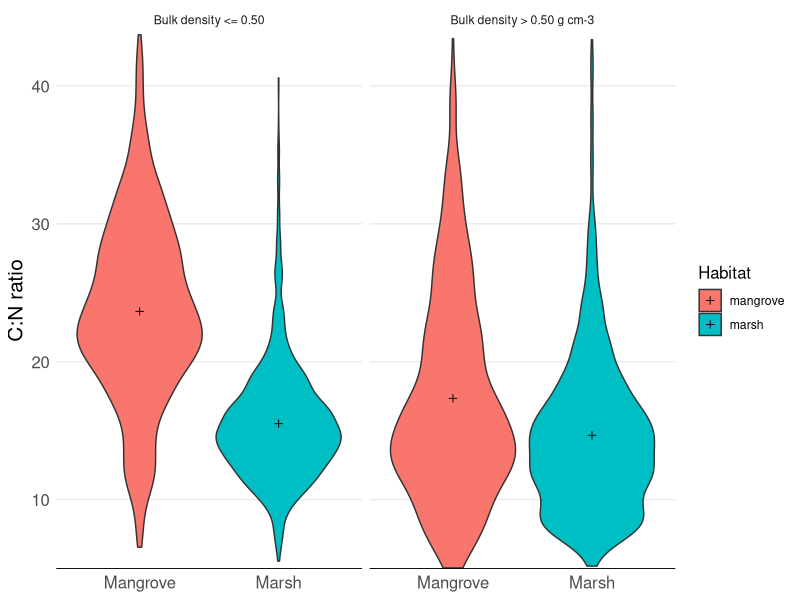
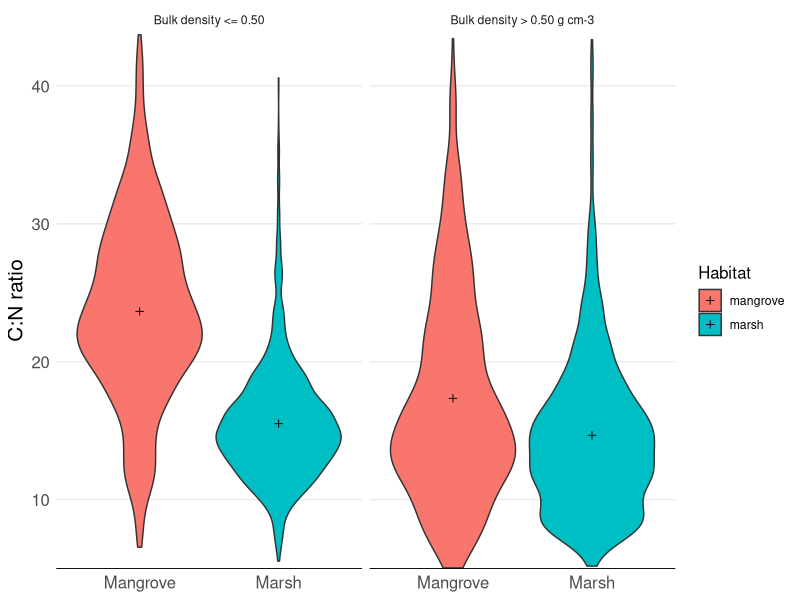

Write the R code that produced these figures, in order.
library(ggplot2)
library(dplyr)
library(stringr)

# Read the CSV file into a data frame
All_combined <- read.csv("data/combined/AllCombined.csv")

# Filter the data for only "marsh," "mangrove," and "mudflat" habitats
filtered_data <- All_combined %>%
  filter(Habitat %in% c("marsh", "mangrove")) %>%
  filter(!is.na(BD_reported_g_cm3))
  

# Create a new column for faceting based on BD values
filtered_data <- filtered_data %>%
  mutate(BD_facet = ifelse(BD_reported_g_cm3 > 0.5, "Bulk density > 0.50 g cm-3", "Bulk density <= 0.50"))

# Calculate error bar limits
error_limits <- filtered_data %>%
  group_by(Habitat, BD_facet) %>%
  summarise(
    count = n(),
    mean = mean(CN),
    sd = sd(CN)
  )

# Filter top and bottom 1% of CN values
filtered_data <- filtered_data %>%
  group_by(Habitat, BD_facet) %>%
  filter(CN > quantile(CN, 0.001) & CN < quantile(CN, 0.999))

# Plotting
CN_byBD <- ggplot(filtered_data, aes(x = str_to_title(Habitat), y = CN, fill = Habitat)) +
  geom_violin(scale = "width", alpha = 1) +
  geom_point(stat = "summary", fun = "mean", color = "black", shape = 3, position = position_dodge(width = 0.75)) +
  #geom_errorbar(data = error_limits, aes(x = str_to_title(Habitat), ymin = mean - sd, ymax = mean + sd), 
               # width = 0.5, position = position_dodge(width = 0.75)) +
  labs(title = NULL,
       x = NULL,
       y = "C:N ratio",
       fill = "Habitat") +
  theme_minimal() +
  scale_fill_manual(values = c(marsh = "#00BFC4", mangrove = "#F8766D", mudflat = "tan")) +
  scale_x_discrete(labels = function(x) str_to_title(x)) +
  scale_y_continuous(expand = c(0, 0), limits = c(5, max(error_limits$mean) + 20)) +
  theme(axis.title.x = element_text(face = "bold", size = 12),
        axis.title.y = element_text(size = 15),
        axis.text.x = element_text(size = 12),
        axis.text.y = element_text(size = 12),
        legend.title = element_text(size = 12),
        axis.line.x.bottom = element_line(linewidth = 0.3), panel.grid.major.x= element_blank(),
        panel.grid.minor = element_blank()) +
  facet_wrap(~ BD_facet, scales = "fixed", ncol = 2)

# Print the summary statistics
print(error_limits)
print(CN_byBD)

# Save the combined plots
ggsave("outputs/CN_by_BD.pdf", plot = CN_byBD, width = 6, height = 6)  # Adjust overall dimensions as needed
